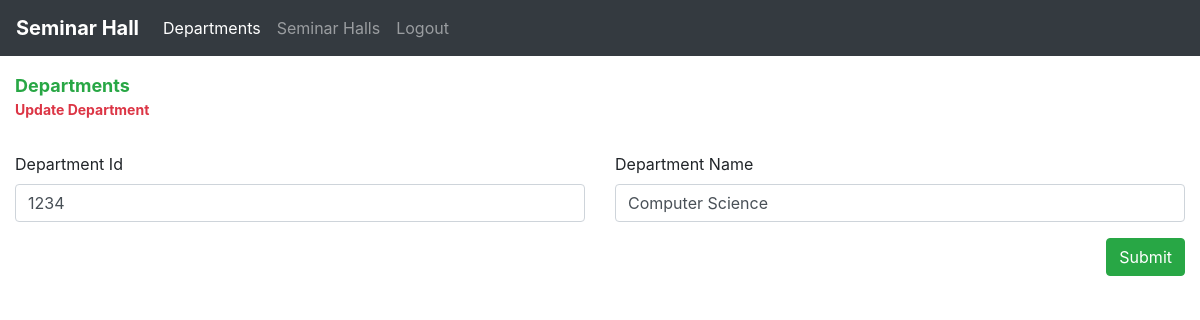
The app's page /admin/update_department.php?id=8, older data.
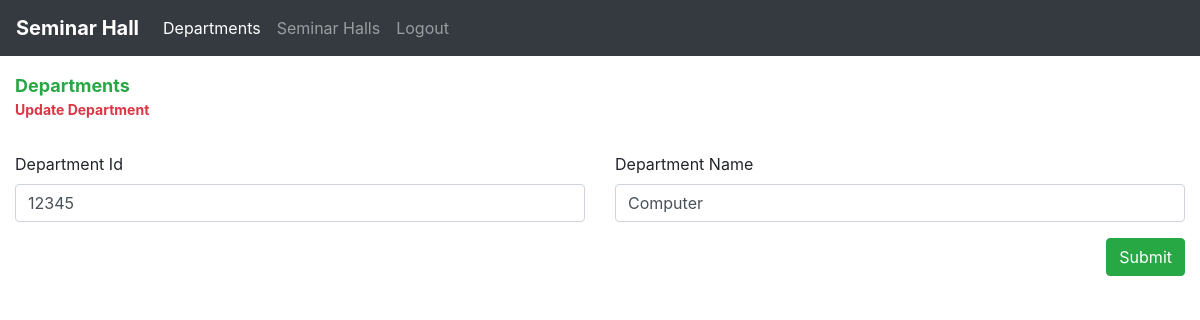
The same page, newer data.
### tables this page shows
CREATE TABLE IF NOT EXISTS `departments` (
  `id` int(11) NOT NULL AUTO_INCREMENT,
  `deptId` int(11) NOT NULL,
  `department_name` varchar(100) NOT NULL,
  PRIMARY KEY (`deptId`) USING BTREE,
  UNIQUE KEY `id` (`id`)
);

### admin/update_department.php (the view, shortened to what this page needs)
<?php
include('./admin_header.php');
include('../db/dbcon.php');
$result = mysqli_query($con, "SELECT * FROM `departments` WHERE `id`=$_GET[id]") or die(mysqli_error($con));
$row = mysqli_fetch_array($result);
?>
<!DOCTYPE html>
<html lang="en">
<head>
</head>
<body>
    <div class="container-fluid">
        <div class="row mt-3">
            <div class="col-md-8">
                <p class="page-title font-weight-bold text-success m-0">Departments</p>
                <p class="page-subTitle text-danger font-weight-bold">Update Department</p>
            </div>
        </div>
        <form method="POST" action="" autocomplete="off">
            <div class="row mt-3">
                <div class="col-md-6">
                    <div class="form-group">
                        <label for="departmentId">Department Id</label>
                        <input type="text" class="form-control" name="departmentId" value="<?php echo $row[1]; ?>" id="departmentId" placeholder="Enter Department Id" required>
                    </div>
                </div>
                <div class="col-md-6">
                    <div class="form-group">
                        <label for="departmentName">Department Name</label>
                        <input type="text" class="form-control" name="departmentName" value="<?php echo $row[2]; ?>" id="departmentName" placeholder="Enter Department Name" required>
                    </div>
                </div>
            </div>
            <div class="col-md-12 p-0 text-right">
                <button type="submit" name="submit" class="btn btn-success">Submit</button>
            </div>
        </form>
    </div>
</body>
</html>

Row changes from the older to the newer data that the page shows:
removed departments: departmentId "1234", departmentName "Computer Science"
added departments: departmentId "12345", departmentName "Computer"
